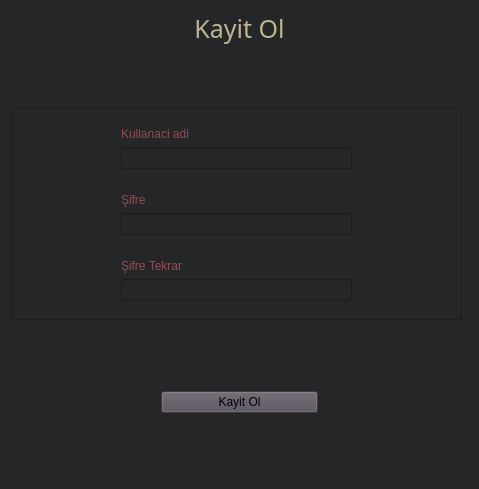
<?xml version="1.0" encoding="UTF-8"?>
<ui version="4.0">
 <class>kayitOl</class>
 <widget class="QWidget" name="kayitOl">
  <property name="geometry">
   <rect>
    <x>0</x>
    <y>0</y>
    <width>479</width>
    <height>489</height>
   </rect>
  </property>
  <property name="windowTitle">
   <string>Form</string>
  </property>
  <property name="styleSheet">
   <string notr="true">background-color: rgb(37, 38, 39);</string>
  </property>
  <layout class="QGridLayout" name="gridLayout">
   <item row="4" column="1">
    <spacer name="verticalSpacer_2">
     <property name="orientation">
      <enum>Qt::Vertical</enum>
     </property>
     <property name="sizeHint" stdset="0">
      <size>
       <width>20</width>
       <height>40</height>
      </size>
     </property>
    </spacer>
   </item>
   <item row="1" column="1" colspan="2">
    <widget class="QLabel" name="label_2">
     <property name="font">
      <font>
       <family>Segoe Script</family>
       <pointsize>19</pointsize>
      </font>
     </property>
     <property name="styleSheet">
      <string notr="true">color: rgb(191, 180, 143);</string>
     </property>
     <property name="text">
      <string>Kayit Ol</string>
     </property>
     <property name="alignment">
      <set>Qt::AlignCenter</set>
     </property>
    </widget>
   </item>
   <item row="6" column="1">
    <spacer name="verticalSpacer">
     <property name="orientation">
      <enum>Qt::Vertical</enum>
     </property>
     <property name="sizeHint" stdset="0">
      <size>
       <width>20</width>
       <height>40</height>
      </size>
     </property>
    </spacer>
   </item>
   <item row="3" column="1">
    <widget class="QFrame" name="frame_5">
     <property name="frameShape">
      <enum>QFrame::StyledPanel</enum>
     </property>
     <property name="frameShadow">
      <enum>QFrame::Raised</enum>
     </property>
     <layout class="QVBoxLayout" name="verticalLayout_5">
      <property name="leftMargin">
       <number>100</number>
      </property>
      <property name="rightMargin">
       <number>100</number>
      </property>
      <item>
       <widget class="QWidget" name="widget" native="true">
        <layout class="QVBoxLayout" name="verticalLayout_6">
         <item>
          <widget class="QLabel" name="label_4">
           <property name="styleSheet">
            <string notr="true">color: rgb(144, 78, 85);</string>
           </property>
           <property name="text">
            <string>Kullanaci adi</string>
           </property>
          </widget>
         </item>
         <item>
          <widget class="QLineEdit" name="linekulAdi">
           <property name="styleSheet">
            <string notr="true">color: rgb(255, 255, 255);</string>
           </property>
          </widget>
         </item>
        </layout>
       </widget>
      </item>
      <item>
       <widget class="QWidget" name="widget_2" native="true">
        <layout class="QVBoxLayout" name="verticalLayout">
         <item>
          <widget class="QLabel" name="label">
           <property name="styleSheet">
            <string notr="true">color: rgb(144, 78, 85);</string>
           </property>
           <property name="text">
            <string>Şifre</string>
           </property>
          </widget>
         </item>
         <item>
          <widget class="QLineEdit" name="linekulSifre">
           <property name="styleSheet">
            <string notr="true">color: rgb(255, 255, 255);</string>
           </property>
          </widget>
         </item>
        </layout>
       </widget>
      </item>
      <item>
       <widget class="QWidget" name="widget_3" native="true">
        <layout class="QVBoxLayout" name="verticalLayout_2">
         <item>
          <widget class="QLabel" name="label_3">
           <property name="styleSheet">
            <string notr="true">color: rgb(144, 78, 85);</string>
           </property>
           <property name="text">
            <string>Şifre Tekrar</string>
           </property>
          </widget>
         </item>
         <item>
          <widget class="QLineEdit" name="lineEditSifreTekrar">
           <property name="styleSheet">
            <string notr="true">color: rgb(255, 255, 255);</string>
           </property>
          </widget>
         </item>
        </layout>
       </widget>
      </item>
     </layout>
    </widget>
   </item>
   <item row="2" column="1">
    <spacer name="verticalSpacer_3">
     <property name="orientation">
      <enum>Qt::Vertical</enum>
     </property>
     <property name="sizeHint" stdset="0">
      <size>
       <width>20</width>
       <height>40</height>
      </size>
     </property>
    </spacer>
   </item>
   <item row="5" column="1" colspan="2">
    <widget class="QWidget" name="widget_4" native="true">
     <layout class="QVBoxLayout" name="verticalLayout_4">
      <property name="leftMargin">
       <number>150</number>
      </property>
      <property name="rightMargin">
       <number>150</number>
      </property>
      <item>
       <widget class="QPushButton" name="ButtonKayitoOl">
        <property name="styleSheet">
         <string notr="true">background-color: rgb(86, 78, 88);</string>
        </property>
        <property name="text">
         <string>Kayit Ol</string>
        </property>
       </widget>
      </item>
     </layout>
    </widget>
   </item>
  </layout>
 </widget>
 <resources/>
 <connections/>
</ui>
